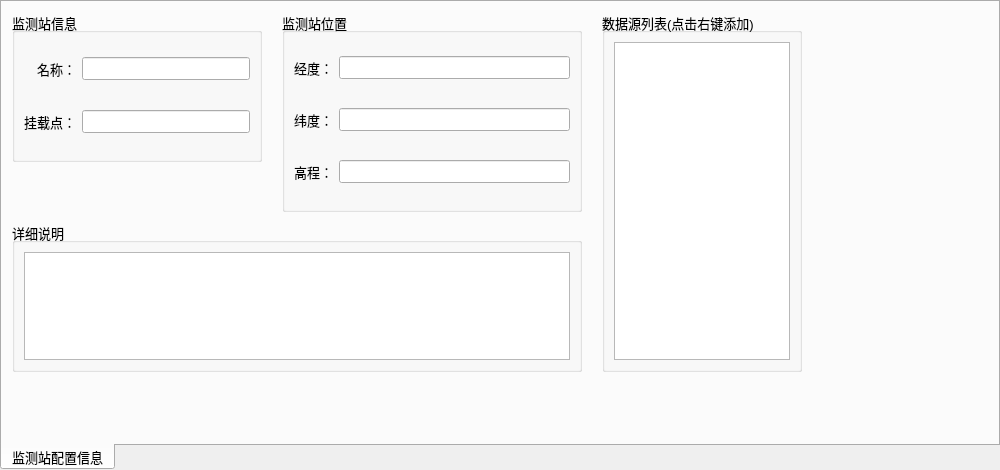
<?xml version="1.0" encoding="UTF-8"?>
<ui version="4.0">
 <class>MonitorStationInfoWidget</class>
 <widget class="QTabWidget" name="MonitorStationInfoWidget">
  <property name="geometry">
   <rect>
    <x>0</x>
    <y>0</y>
    <width>1000</width>
    <height>470</height>
   </rect>
  </property>
  <property name="font">
   <font>
    <pointsize>10</pointsize>
   </font>
  </property>
  <property name="windowTitle">
   <string>TabWidget</string>
  </property>
  <property name="tabPosition">
   <enum>QTabWidget::South</enum>
  </property>
  <property name="currentIndex">
   <number>0</number>
  </property>
  <widget class="QWidget" name="tab">
   <attribute name="title">
    <string>监测站配置信息</string>
   </attribute>
   <widget class="QGroupBox" name="groupBox">
    <property name="geometry">
     <rect>
      <x>10</x>
      <y>10</y>
      <width>250</width>
      <height>150</height>
     </rect>
    </property>
    <property name="title">
     <string>监测站信息</string>
    </property>
    <layout class="QGridLayout" name="gridLayout">
     <property name="topMargin">
      <number>0</number>
     </property>
     <property name="bottomMargin">
      <number>0</number>
     </property>
     <item row="1" column="0">
      <widget class="QLabel" name="label">
       <property name="text">
        <string>挂载点：</string>
       </property>
       <property name="alignment">
        <set>Qt::AlignRight|Qt::AlignTrailing|Qt::AlignVCenter</set>
       </property>
      </widget>
     </item>
     <item row="1" column="1">
      <widget class="QLineEdit" name="mountPointEdit">
       <property name="readOnly">
        <bool>true</bool>
       </property>
      </widget>
     </item>
     <item row="0" column="0">
      <widget class="QLabel" name="label_3">
       <property name="text">
        <string>名称：</string>
       </property>
       <property name="alignment">
        <set>Qt::AlignRight|Qt::AlignTrailing|Qt::AlignVCenter</set>
       </property>
      </widget>
     </item>
     <item row="0" column="1">
      <widget class="QLineEdit" name="stationNameEdit">
       <property name="readOnly">
        <bool>true</bool>
       </property>
      </widget>
     </item>
    </layout>
   </widget>
   <widget class="QGroupBox" name="groupBox_2">
    <property name="geometry">
     <rect>
      <x>280</x>
      <y>10</y>
      <width>300</width>
      <height>200</height>
     </rect>
    </property>
    <property name="title">
     <string>监测站位置</string>
    </property>
    <layout class="QGridLayout" name="gridLayout_2">
     <property name="topMargin">
      <number>0</number>
     </property>
     <property name="bottomMargin">
      <number>0</number>
     </property>
     <item row="0" column="1">
      <widget class="QLineEdit" name="longitudeEdit">
       <property name="readOnly">
        <bool>true</bool>
       </property>
      </widget>
     </item>
     <item row="0" column="0">
      <widget class="QLabel" name="label_4">
       <property name="text">
        <string>经度：</string>
       </property>
       <property name="alignment">
        <set>Qt::AlignRight|Qt::AlignTrailing|Qt::AlignVCenter</set>
       </property>
      </widget>
     </item>
     <item row="1" column="0">
      <widget class="QLabel" name="label_5">
       <property name="text">
        <string>纬度：</string>
       </property>
       <property name="alignment">
        <set>Qt::AlignRight|Qt::AlignTrailing|Qt::AlignVCenter</set>
       </property>
      </widget>
     </item>
     <item row="1" column="1">
      <widget class="QLineEdit" name="latitudeEdit">
       <property name="readOnly">
        <bool>true</bool>
       </property>
      </widget>
     </item>
     <item row="2" column="0">
      <widget class="QLabel" name="label_6">
       <property name="text">
        <string>高程：</string>
       </property>
       <property name="alignment">
        <set>Qt::AlignRight|Qt::AlignTrailing|Qt::AlignVCenter</set>
       </property>
      </widget>
     </item>
     <item row="2" column="1">
      <widget class="QLineEdit" name="heightEdit">
       <property name="readOnly">
        <bool>true</bool>
       </property>
      </widget>
     </item>
    </layout>
   </widget>
   <widget class="QGroupBox" name="verticalGroupBox">
    <property name="geometry">
     <rect>
      <x>10</x>
      <y>220</y>
      <width>570</width>
      <height>150</height>
     </rect>
    </property>
    <property name="title">
     <string>详细说明</string>
    </property>
    <layout class="QVBoxLayout" name="verticalLayout_3">
     <item>
      <widget class="QTextEdit" name="detailEdit">
       <property name="readOnly">
        <bool>true</bool>
       </property>
      </widget>
     </item>
    </layout>
   </widget>
   <widget class="QGroupBox" name="verticalGroupBox_2">
    <property name="geometry">
     <rect>
      <x>600</x>
      <y>10</y>
      <width>200</width>
      <height>360</height>
     </rect>
    </property>
    <property name="title">
     <string>数据源列表(点击右键添加)</string>
    </property>
    <layout class="QVBoxLayout" name="verticalLayout_4">
     <item>
      <widget class="DraggableListWidget" name="dataCenterList">
       <property name="contextMenuPolicy">
        <enum>Qt::CustomContextMenu</enum>
       </property>
       <property name="dragEnabled">
        <bool>true</bool>
       </property>
       <property name="dragDropMode">
        <enum>QAbstractItemView::DragDrop</enum>
       </property>
       <property name="defaultDropAction">
        <enum>Qt::MoveAction</enum>
       </property>
       <property name="selectionBehavior">
        <enum>QAbstractItemView::SelectRows</enum>
       </property>
       <property name="spacing">
        <number>2</number>
       </property>
      </widget>
     </item>
    </layout>
   </widget>
  </widget>
 </widget>
 <customwidgets>
  <customwidget>
   <class>DraggableListWidget</class>
   <extends>QListWidget</extends>
   <header>widget/plugin/draggablelist_widget.h</header>
  </customwidget>
 </customwidgets>
 <resources/>
 <connections/>
</ui>
